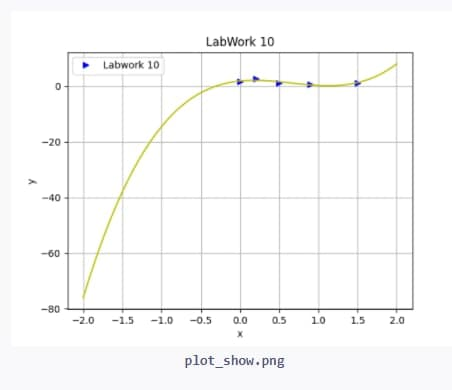

The Python source for this figure:
[Forwarded from never(Макс)]
import matplotlib.pyplot as plt
from numpy import *
from scipy.interpolate import UnivariateSpline

x = [0,0.2,0.5,0.9,1.5]
y = [1.75,2.68,1.24,0.72,1.35]

spl = UnivariateSpline(x,y)
xs = linspace(-2, 2, 100)



plt.plot(x,y,'b>',xs,spl(xs), 'y')
plt.xlabel('x')
plt.ylabel('y')
plt.title('LabWork 10')
plt.legend(['Labwork 10'])
plt.grid(True)
plt.show()
